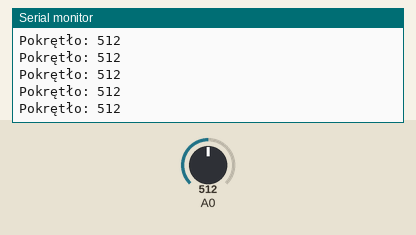
Recording of a sketch running on a simulated Arduino Uno, built with avr-gcc and run on an emulated ATmega328P. Shown: the last lines printed to the serial monitor. The test bench sets the inputs (shaded band); at power-on: A0 = 512.

Above: at 1.2 s.
1.3 s: A0 set to 716
At 1.56 s:
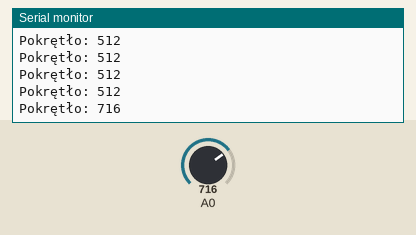
2.8 s: A0 set to 900
At 2.96 s:
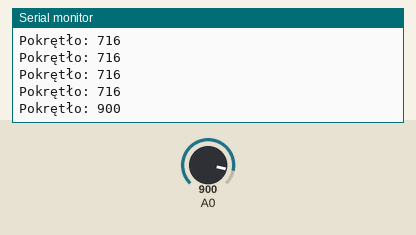
Timing chart, 0 to 5.8 s (numbered marks = the images above; inputs shaded):
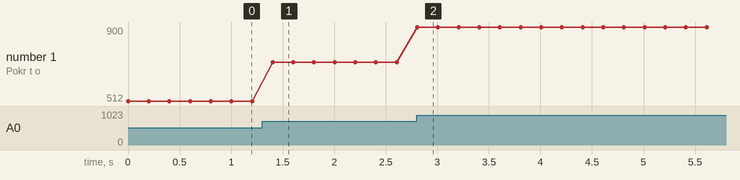

Measured:
- after the input at 1.3 s, the serial monitor: prints a new line after 0.10 s (image 1)
- after the input at 2.8 s, the serial monitor: prints a new line at once (image 2)
- plotted number 1: 512 → 716 after the input at 1.3 s, 716 → 900 after the input at 2.8 s

The sketch:

a07.ino
```cpp
// A07 Pokrętło i odczyt: potencjometr na A0, wynik 0–1023
void setup() {
  Serial.begin(9600);
}

void loop() {
  int pozycja = analogRead(A0);       // 0 = jeden koniec, 1023 = drugi
  Serial.print("Pokrętło: ");
  Serial.println(pozycja);
  delay(200);
}
```
